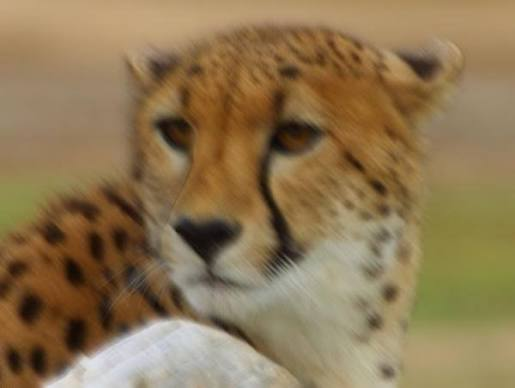
#> input picture blur3.jpg, 515 x 388 px
$ jupyter execute PCD_Assigment02.ipynb   (older library calls are emulated)
#> lines starting #> are read from the running program, lines starting #| are printed output that depends on the picture
<a href="https://colab.research.google.com/github/inamoorata/PCD_Assignment02/blob/main/PCD_Assigment02.ipynb" target="_parent"></a>

[cell 1]
import cv2
import matplotlib.pyplot as plt
import numpy as np

Membaca RGB dan menampilkan citra dengan matplotlib

[cell 2]
def to_uint8(img):
  return np.clip(img, 0, 255).astype(np.uint8)

def load(path):
#> called with path = 'blur3.jpg'
  img = cv2.imread(path, cv2.IMREAD_UNCHANGED)
#> img is the input picture: shape (388, 515, 3); mean B, G, R 83, 119.2, 142.2
  if img.ndim == 3:
    img = cv2.cvtColor(img, cv2.COLOR_BGR2RGB)
  return img

def show(images, titles, figsize=(12, 4)):
  fig, ax = plt.subplots(1, len(images), figsize=figsize)
  if len(images) == 1:
    ax = [ax]
  for a, im, t in zip(ax, images, titles):
    a.imshow(im, cmap='gray' if im.ndim == 2 else None, vmin=0, vmax=255)
    a.set_title(t)
    a.axis('off')
  plt.tight_layout
  plt.show()

Mempertajam citra blur dengan Gaussian dan Laplacian Filter

[cell 3]
def enhance_blur(img, gaussian_ksize=3, k=1.6):
#> called with gaussian_ksize = 3, k = 1.6
  denoised = cv2.GaussianBlur(img, (gaussian_ksize, gaussian_ksize), 0)
  lap = cv2.Laplacian(denoised, cv2.CV_64F, ksize=3)
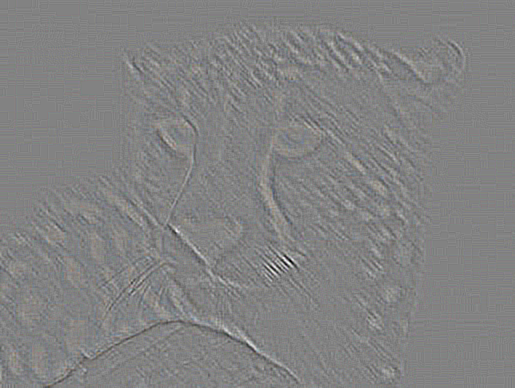
#> lap: shape (388, 515, 3) float64; mean R, G, B 0, 0, 0; drawn with min black and max white
  return to_uint8(denoised.astype(np.float64) - k * lap)
#> the loop in show, `for a, im, t in zip(ax, images, titles):` made 2 passes
#> t on passes 1 to 2: 'Citra Buram', 'Hasil Perbaikan (Gaussian + Laplacian)'
#> call 2 of load, with path = 'dark3.png'
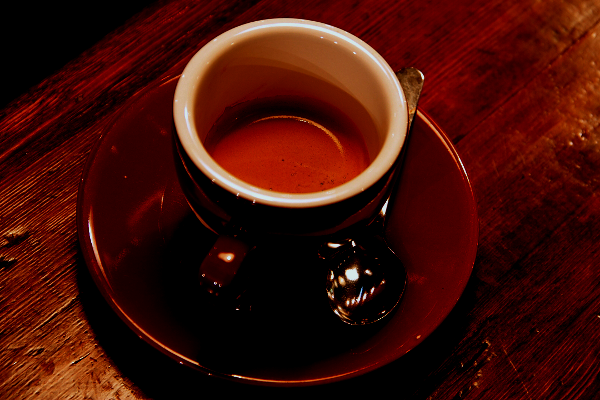
#> input picture dark3.png, 600 x 400 px
#> in load, img is the input picture: shape (400, 600, 3); mean B, G, R 7.4, 14.9, 65.9

Mencerahkan dark image dengan log transform

[cell 4]
def log_transform(img):
  img_f = img.astype(np.float32)
  c = 255.0 / np.log(1 + np.max(img_f) + 1e-6)
#> c = 46.85
  return to_uint8(c * np.log(1 + img_f))
#> in to_uint8 (call 2), `return np.clip(img, 0, 255).astype(np.uint8)`:
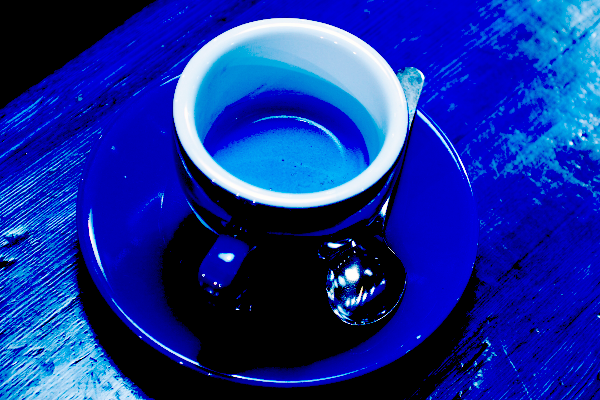
#> returned value: shape (400, 600, 3); mean of channels 0, 1, 2 154, 43.7, 18.6; drawn as B, G, R
#> the loop in show (call 2), `for a, im, t in zip(ax, images, titles):` made 2 passes
#> call 3 of load, with path = 'bright.jpg'
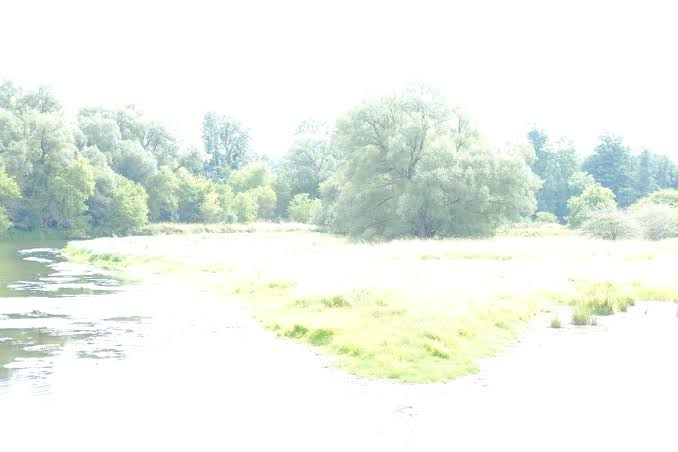
#> input picture bright.jpg, 678 x 452 px
#> in load, img is the input picture: shape (452, 678, 3); mean B, G, R 234.3, 241.7, 235.4

Meredupkan citra yang teralu terang dengan inverse log transform

[cell 5]
def inverse_log(img):
  img_f = img.astype(np.float32)
#> img_f: shape (452, 678, 3) float32
  c = 255.0 / np.log(1 + np.max(img_f) + 1e-6)
#> c = 45.99
  result = np.exp(img_f / c) - 1
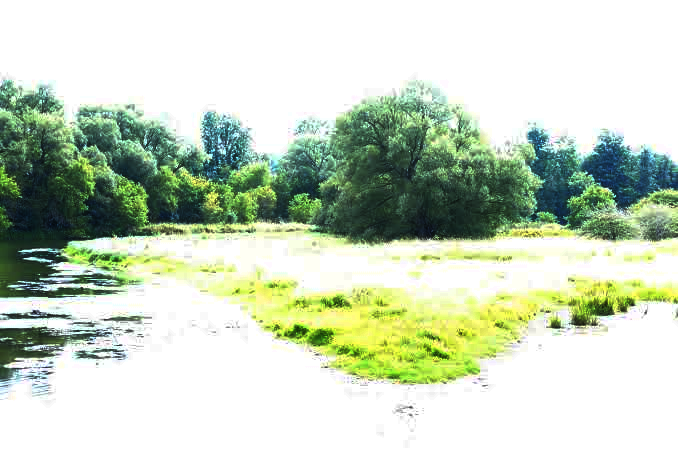
#> result: shape (452, 678, 3) float32; mean R, G, B 199.8, 212.5, 191.3
  return to_uint8(result / (np.max(result) + 1e-6) * 255.0)
#> call 4 of load, with path = 'lowcont.jpg'
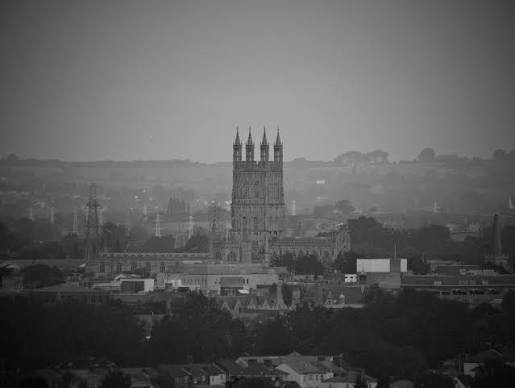
#> input picture lowcont.jpg, 515 x 388 px
#> in load, img is the input picture: shape (388, 515, 3); min 2, max 193, mean 91.7

Meningkatkan citra low contrast dengan contrast stretching

[cell 6]
def contrast_stretching(img, low_pct=1, high_pct=99):
#> called with low_pct = 1, high_pct = 99
  img_f = img.astype(np.float32)
#> img_f: shape (388, 515, 3) float32
  r_min, r_max = np.percentile(img_f, low_pct), np.percentile(img_f, high_pct)
#> r_min = 13; r_max = 163
  return to_uint8((img_f - r_min) / (r_max - r_min + 1e-6) * 255.0)
#> in to_uint8 (call 4), `return np.clip(img, 0, 255).astype(np.uint8)`:
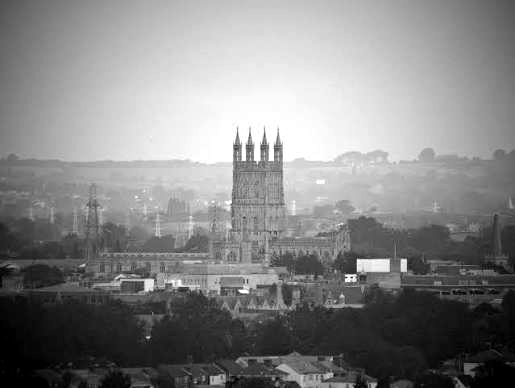
#> returned value: shape (388, 515, 3); min 0, max 255, mean 133.3
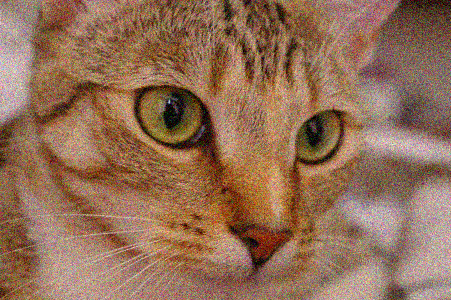
#> input picture noise_gauss.png, 451 x 300 px
#> in load, img is the input picture: shape (300, 451, 3); mean B, G, R 86.6, 111, 147.3
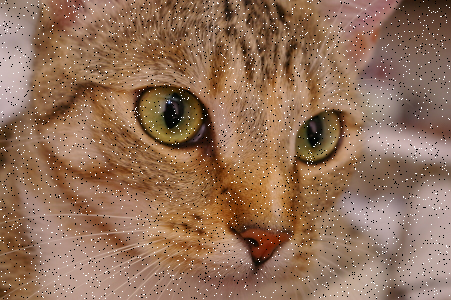
#> input picture noise_sp.png, 451 x 300 px
#> in load, img is the input picture: shape (300, 451, 3); mean B, G, R 88.3, 112, 146.8

Mengurangi noise pada citra dengan mean, gaussian, dan median filter

[cell 7]
def mean(img, ksize=5):
#> called with ksize = 5
  return cv2.blur(img, (ksize, ksize))
#> returned value: shape (300, 451, 3)

def gaussian(img, ksize=5, sigma=1.5):
#> called with ksize = 5, sigma = 1.5
  return cv2.GaussianBlur(img, (ksize, ksize), sigma)

def median(img, ksize=5):
#> called with ksize = 5
  return cv2.medianBlur(img, ksize)

[cell 8]
blur_img = load("blur3.jpg")
enhanced1 = enhance_blur(blur_img)
show(
    [blur_img, enhanced1],
    ["Citra Buram", "Hasil Perbaikan (Gaussian + Laplacian)"],
)

[cell 9]
dark_img = load("dark3.png")
enhanced2 = log_transform(dark_img)
show([dark_img, enhanced2], ["Citra Gelap", "Hasil Perbaikan (Log Transform)"])

[cell 10]
bright_img = load("bright.jpg")
enhanced3 = inverse_log(bright_img)
show(
    [bright_img, enhanced3],
    ["Citra Terlalu Terang", "Hasil Perbaikan (Inverse Log Transform)"],
    )

[cell 11]
lowc_img = load("lowcont.jpg")
enhanced4 = contrast_stretching(lowc_img)
show(
    [lowc_img, enhanced4],
    ["Citra Low Contrast", "Hasil Perbaikan (Contrast Stretching)"],
)

[cell 12]
noise_g = load("noise_gauss.png")
noise_sp = load("noise_sp.png")

show(
    [
        noise_g,
        mean(noise_g),
        gaussian(noise_g),
        median(noise_g),
    ],
    ["Noise Gaussian", "Mean Filter", "Gaussian Filter", "Median Filter"],
    figsize=(16, 4),
)

show(
    [
        noise_sp,
        mean(noise_sp),
        gaussian(noise_sp),
        median(noise_sp),
    ],
    ["Noise Salt & Pepper", "Mean Filter", "Gaussian Filter", "Median Filter"],
    figsize=(16, 4),
)
#> call 2 of gaussian, with ksize = 5, sigma = 1.5
#> in gaussian (call 2), `return cv2.GaussianBlur(img, (ksize, ksize), sigma)`:
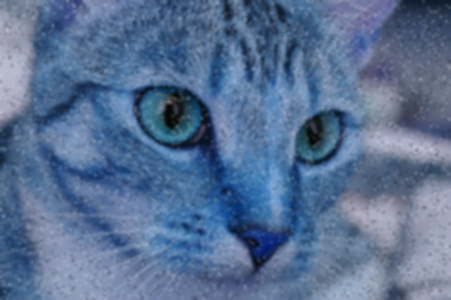
#> returned value: shape (300, 451, 3); mean of channels 0, 1, 2 146.8, 112, 88.4; drawn as B, G, R
